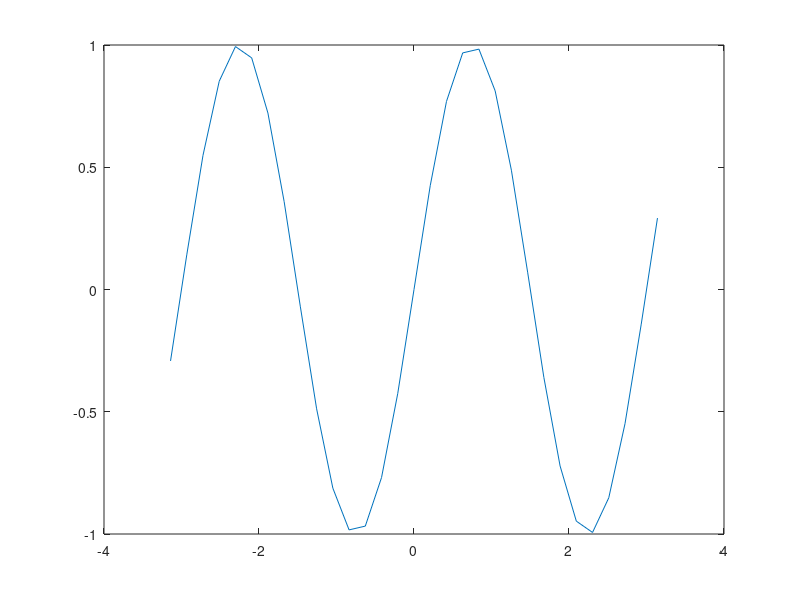

MATLAB code for this plot:
%(a) Crie um vetor linha com uma sequência de números pares com início em 4 e a terminar no número 100.

v1=4:2:100;

%(b) Crie um vetor linha com uma sequˆencia decrescente de n´umeros inteiros com in´ıcio em 5 e a terminar em -5.

v2=5:-1:-5;
length(v2)
v2b=linspace(5,-5,10) %de 5 a -5 em 10 elementos
length(v2b)

%(c) Crie um vetor linha com uma sequˆencia de n´umeros reais igualmente espac¸ados com 100 elementos pertencentes ao intervalo [0 ... 1].

v3= linspace(0,1,100)

%(d) Crie uma matriz aleat´oria usando o comando >> B= rand(20,30) (20 linhas e 30 colunas).
%Construa um comando que permita extrair para uma matriz C uma sub-matriz de B constitu´ıda pela linhas de 10 a 15 e as colunas de 9 a 12.

format short
B= rand(20,30)

%(e) Gere uma sequˆencia, x, a comec¸ar em −π e a acabar em π com um passo de π/15.

x= -pi:pi/15:pi

%(f) Corra o comando >> plot(x, sin(4*pi*x). A que corresponde o gr´afico obtido?

plot(x, sin(4*pi*x))
plot(x, sin(2*pi/3*x))